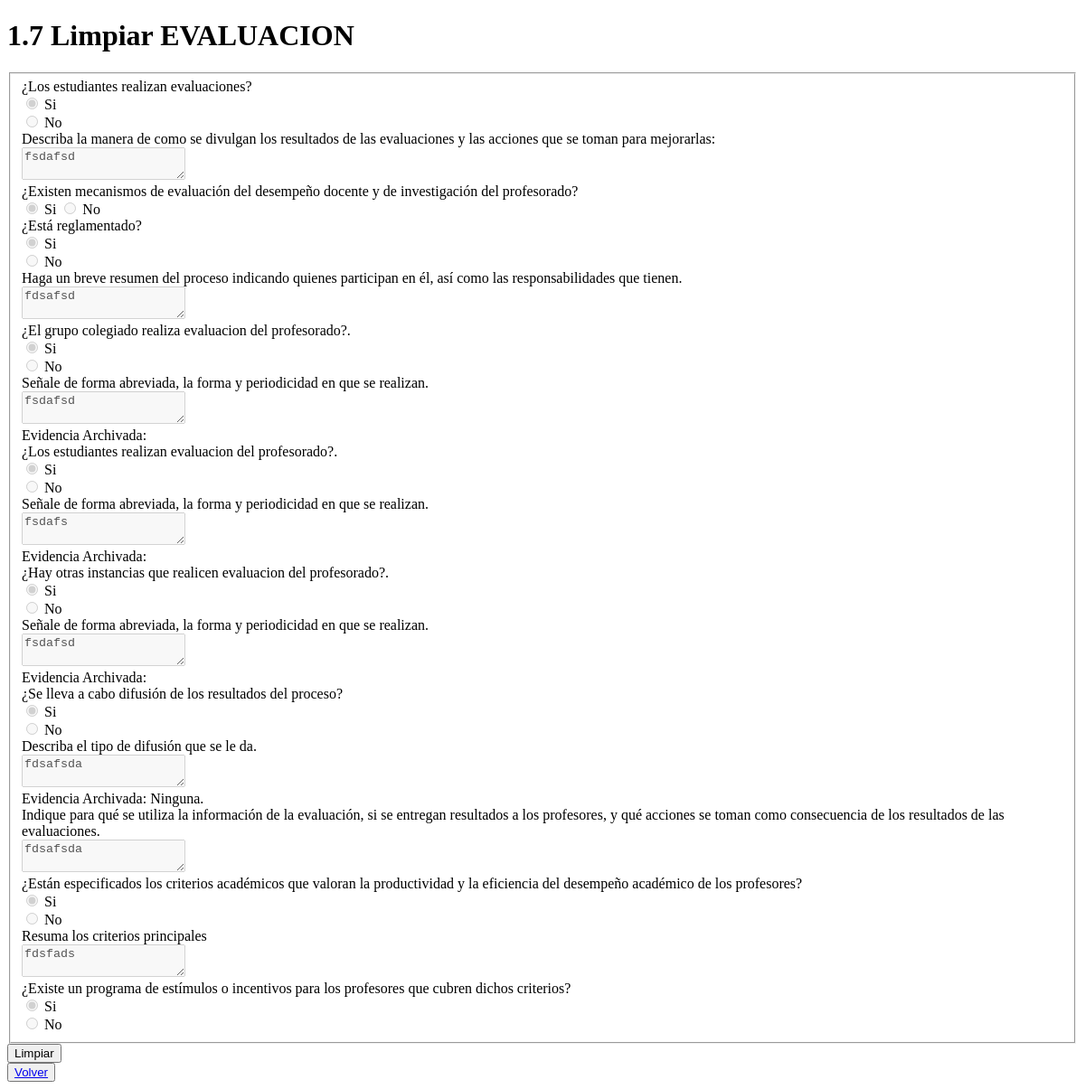
/evaluacion/Eliminar, run on an earlier commit of the app's database.
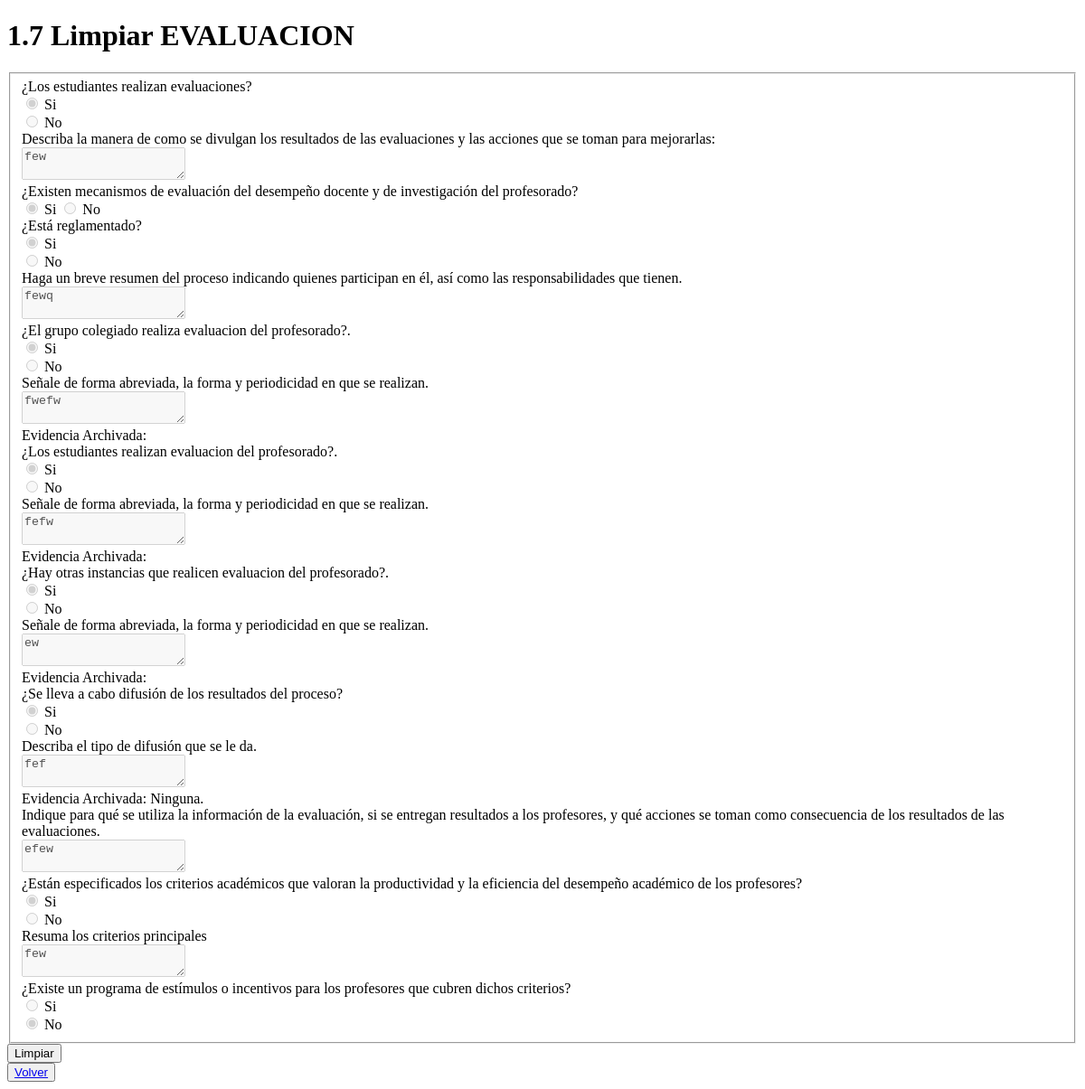
And on a later commit of the database.
### gestion_evaluacion/models.py (models this page shows)
class Evaluacion(models.Model):
    Hay_evaluacion_estudiantes = models.BooleanField(default=False)
    Descripcion_evaluacion_estudiantes = models.TextField(default="", blank=True, null=True)
    Hay_mecanismos_evaluacion = models.BooleanField(default=False)
    Esta_reglamentado_mecanismos = models.BooleanField(default=False)
    Descripcion_mecanismos = models.TextField(default="", blank=True, null=True)
    Grupo_colegiado = models.BooleanField(default=False)
    Descripcion_gruposColegiados = models.TextField(default="", blank=True, null=True)
    Evidencia_grupoColegiados = models.FileField(upload_to="evidencias/", null=True, blank=True)
    Estudiantes = models.BooleanField(default=False)
    Descripcion_estudiantes = models.TextField(default="", blank=True, null=True)
    Evidencia_estudiante = models.FileField(upload_to="evidencias/", null=True, blank=True)
    Otras_instancias = models.BooleanField(default=False)
    Descripcion_instancias = models.TextField(default="", blank=True, null=True)
    Evidencia_instancias = models.FileField(upload_to="evidencias/", null=True, blank=True)
    Hay_difusion = models.BooleanField(default=False)
    Tipo_difusion = models.TextField(default="", blank=True, null=True)
    Resultados_periodos = models.FileField(upload_to="evidencias/", null=True, blank=True)
    Descripcion_entrega = models.TextField(default="", blank=True, null=True)
    Hay_criterios = models.BooleanField(default=False)
    Criterios_principales = models.TextField(default="", blank=True, null=True)
    Hay_programa_estimulos = models.BooleanField(default=False)
    DescripcionDifusion = models.TextField(default="", blank=True, null=True)

### gestion_evaluacion/views.py (the view, shortened to what this page needs)
# urls.py: path('Eliminar', EvaluacionClean.as_view(), name='Eliminar'),
class EvaluacionClean(TemplateView):
    template_name = 'Evaluacion/EvaluacionLimpiar.html'
    def get(self, request, **kwargs):
        form = EvaluacionForm(request.POST)
        evaluacion = Evaluacion.objects.all().first()
        return render(request, self.template_name, {'form': form, 'evaluacion': evaluacion})

### gestion_evaluacion/forms.py
class EvaluacionForm(forms.ModelForm):
    class Meta:
        model = Evaluacion
        exclude = ['Evaluacion_id']

### gestion_evaluacion/templates/evaluacion/EvaluacionLimpiar.html (shortened to what the changed rows need)
<!DOCTYPE html>
<html lang="en">
<head>
</head>
<body>
    <h1>1.7 Limpiar EVALUACION</h1>
    <form action="" method="post" id ="Evaluacion">
        <fieldset disabled id="fieldsetForm">
            <label>¿Los estudiantes realizan evaluaciones?</label><br>
            {% if evaluacion.Hay_evaluacion_estudiantes %}
                <input type="radio" name="{{form.Hay_evaluacion_estudiantes.name}}" value="true" required="true" checked="true"> Si<br>
                <input type="radio" name="{{form.Hay_evaluacion_estudiantes.name}}" value="false" required="true"> No<br>
            {% else %}
                <input type="radio" name="{{form.Hay_evaluacion_estudiantes.name}}" value="true"  required="true"> Si<br>
                <input type="radio" name="{{form.Hay_evaluacion_estudiantes.name}}" value="false" required="true" checked="true"> No<br>
            {% endif %}
            <label>Describa la manera de como se divulgan los resultados de las evaluaciones y las acciones que se toman para mejorarlas:</label><br>
            <textarea name="Descripcion_evaluacion_estudiantes" form="evaluacion">{{evaluacion.Descripcion_evaluacion_estudiantes}}</textarea><br>
            <label>¿Existen mecanismos de evaluación del desempeño docente y de investigación del profesorado?</label><br>
            {% if evaluacion.Hay_mecanismos_evaluacion %}
                <input type="radio" name="{{form.Hay_mecanismos_evaluacion.name}}" value="true" required="true" checked="true"> Si
                <input type="radio" name="{{form.Hay_mecanismos_evaluacion.name}}" value="false" required="true"> No<br>
            {% else %}
                <input type="radio" name="{{form.Hay_mecanismos_evaluacion.name}}" value="true"  required="true"> Si<br>
                <input type="radio" name="{{form.Hay_mecanismos_evaluacion.name}}" value="false" required="true" checked="true"> No<br>
            {% endif %}
            <label>¿Está reglamentado?<label> <br>
            {% if evaluacion.Esta_reglamentado_mecanismos %}
                <input type="radio" name="{{form.Esta_reglamentado_mecanismos.name}}" value="true" required="true" checked="true"> Si<br>
                <input type="radio" name="{{form.Esta_reglamentado_mecanismos.name}}" value="false" required="true"> No<br>
            {% else %}
                <input type="radio" name="{{form.Esta_reglamentado_mecanismos.name}}" value="true"  required="true"> Si<br>
                <input type="radio" name="{{form.Esta_reglamentado_mecanismos.name}}" value="false" required="true" checked="true"> No<br>
            {% endif %}
             <label>Haga un breve resumen del proceso indicando quienes participan en él, así como las responsabilidades que tienen.</label><br>
             <textarea name="Descripcion_mecanismos" form="evaluacion">{{evaluacion.Descripcion_mecanismos}}</textarea><br>
             <label>¿El grupo colegiado realiza evaluacion del profesorado?.</label><br>
             {% if evaluacion.Grupo_colegiado %}
                <input type="radio" name="{{form.Grupo_colegiado.name}}" value="true" required="true" checked="true"> Si<br>
                <input type="radio" name="{{form.Grupo_colegiado.name}}" value="false" required="true"> No<br>
            {% else %}
                <input type="radio" name="{{form.Grupo_colegiado.name}}" value="true"  required="true"> Si<br>
                <input type="radio" name="{{form.Grupo_colegiado.name}}" value="false" required="true" checked="true"> No<br>
            {% endif %}
             <label>Señale de forma abreviada, la forma y periodicidad en que se realizan.</label><br>
             <textarea name="Descripcion_gruposColegiados" form="evaluacion">{{evaluacion.Descripcion_gruposColegiados}}</textarea><br>
            {% if evaluacion.Evidencia_grupoColegiados.name %}
                    <output id="fileOut">Evidencia Archivada: {{ promocion.Evidencia_grupoColegiados }}</output><br>
                {% else %}
                    <output id="fileOut">Evidencia Archivada: Ninguna.</output><br>
            {% endif %}
             <label>¿Los estudiantes realizan evaluacion del profesorado?.</label><br>
             {% if evaluacion.Estudiantes %}
                <input type="radio" name="{{form.Estudiantes.name}}" value="true" required="true" checked="true"> Si<br>
                <input type="radio" name="{{form.Estudiantes.name}}" value="false" required="true"> No<br>
            {% else %}
                <input type="radio" name="{{form.Estudiantes.name}}" value="true"  required="true"> Si<br>
                <input type="radio" name="{{form.Estudiantes.name}}" value="false" required="true" checked="true"> No<br>
            {% endif %}
             <label>Señale de forma abreviada, la forma y periodicidad en que se realizan.</label><br>
             <textarea name="Descripcion_estudiantes" form="evaluacion">{{evaluacion.Descripcion_estudiantes}}</textarea><br>
             {% if evaluacion.Evidencia_estudiante.name %}
                    <output id="fileOut">Evidencia Archivada: {{ promocion.Evidencia_estudiante }}</output><br>
                {% else %}
                    <output id="fileOut">Evidencia Archivada: Ninguna.</output><br>
            {% endif %}
             <label>¿Hay otras instancias que realicen evaluacion del profesorado?.</label><br>
             {% if evaluacion.Otras_instancias %}
                <input type="radio" name="{{form.Otras_instancias.name}}" value="true" required="true" checked="true"> Si<br>
                <input type="radio" name="{{form.Otras_instancias.name}}" value="false" required="true"> No<br>
            {% else %}
                <input type="radio" name="{{form.Otras_instancias.name}}" value="true"  required="true"> Si<br>
                <input type="radio" name="{{form.Otras_instancias.name}}" value="false" required="true" checked="true"> No<br>
            {% endif %}
             <label>Señale de forma abreviada, la forma y periodicidad en que se realizan.</label><br>
             <textarea name="Descripcion_instancias" form="evaluacion">{{evaluacion.Descripcion_instancias}}</textarea><br>
             {% if evaluacion.Evidencia_instancias.name %}
                    <output id="fileOut">Evidencia Archivada: {{ promocion.Evidencia_instancias }}</output><br>
                {% else %}
                    <output id="fileOut">Evidencia Archivada: Ninguna.</output><br>
            {% endif %}
             <label>¿Se lleva a cabo difusión de los resultados del proceso?</label><br>
             {% if evaluacion.Hay_difusion %}
                <input type="radio" name="{{form.Hay_difusion.name}}" value="true" required="true" checked="true"> Si<br>
                <input type="radio" name="{{form.Hay_difusion.name}}" value="false" required="true"> No<br>
            {% else %}
                <input type="radio" name="{{form.Hay_difusion.name}}" value="true"  required="true"> Si<br>
                <input type="radio" name="{{form.Hay_difusion.name}}" value="false" required="true" checked="true"> No<br>
            {% endif %}
             <label>Describa el tipo de difusión que se le da.</label><br>
             <textarea name="Tipo_difusion" form="evaluacion">{{evaluacion.Tipo_difusion}}</textarea><br>
            {% if evaluacion.Evidencia_Resultados_periodos.name %}
                    <output id="fileOut">Evidencia Archivada: {{ promocion.Resultados_periodos }}</output><br>
                {% else %}
                    <output id="fileOut">Evidencia Archivada: Ninguna.</output><br>
            {% endif %}
             <label>Indique para qué se utiliza la información de la evaluación, si se entregan resultados a los profesores, y qué acciones se toman como consecuencia de los resultados de las evaluaciones.</label><br>
             <textarea name="Descripcion_entrega" form="evaluacion">{{evaluacion.Descripcion_entrega}}</textarea><br>
                 <label>¿Están especificados los criterios académicos que valoran la productividad y la eficiencia del desempeño académico de los profesores?</label><br>
            {% if evaluacion.Hay_criterios %}
                <input type="radio" name="{{form.Hay_criterios.name}}" value="true" required="true" checked="true"> Si<br>
                <input type="radio" name="{{form.Hay_criterios.name}}" value="false" required="true"> No<br>
            {% else %}
                <input type="radio" name="{{form.Hay_criterios.name}}" value="true"  required="true"> Si<br>
                <input type="radio" name="{{form.Hay_criterios.name}}" value="false" required="true" checked="true"> No<br>
            {% endif %}
             <label>Resuma los criterios principales</label><br>
             <textarea name="Criterios_principales" form="evaluacion">{{evaluacion.Criterios_principales}}</textarea><br>
              <label>¿Existe un programa de estímulos o incentivos para los profesores que cubren dichos criterios?</label><br>
             {% if evaluacion.Hay_programa_estimulos %}
                <input type="radio" name="{{form.Hay_programa_estimulos.name}}" value="true" required="true" checked="true"> Si<br>
                <input type="radio" name="{{form.Hay_programa_estimulos.name}}" value="false" required="true"> No<br>
            {% else %}
                <input type="radio" name="{{form.Hay_programa_estimulos.name}}" value="true"  required="true"> Si<br>
                <input type="radio" name="{{form.Hay_programa_estimulos.name}}" value="false" required="true" checked="true"> No<br>
            {% endif %}
        </fieldset>
        <button type="submit" id="clean" name="_method" value="delete"> Limpiar</a></button> <br>
    </form>
</body>
</html>

What changed in the data, as far as the page shows it:
changed Evaluacion: Descripcion_evaluacion_estudiantes "fsdafsd" → "few"; Descripcion_mecanismos "fdsafsd" → "fewq"; Descripcion_gruposColegiados "fsdafsd" → "fwefw"; Descripcion_estudiantes "fsdafs" → "fefw"; Descripcion_instancias "fsdafsd" → "ew"; Tipo_difusion "fdsafsda" → "fef"; Descripcion_entrega "fdsafsda" → "efew"; Criterios_principales "fdsfads" → "few"
Also different on the page:
form field Hay_programa_estimulos: (not shown) → "☐"
form field Hay_programa_estimulos: (not shown) → "☑"
form field Hay_programa_estimulos: "☑" → (not shown)
form field Hay_programa_estimulos: "☐" → (not shown)
